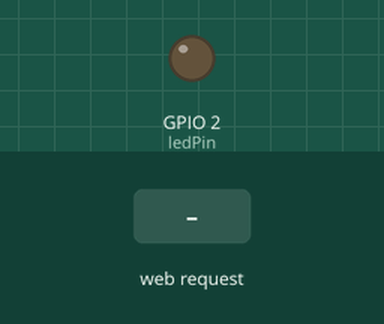
Simulated run of this sketch. Board: ESP8266 (NodeMCU). Shown: output pins drawn as LEDs (lit = HIGH). Inputs (shaded band) come from the test bench. What the sketch prints to the serial monitor is not drawn.

Above: at 1.2 s.
1.3 s: HTTP request GET /on received
At 2.5 s:
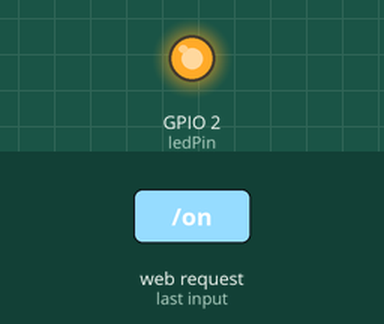
2.8 s: HTTP request GET /off received
At 3.8 s:
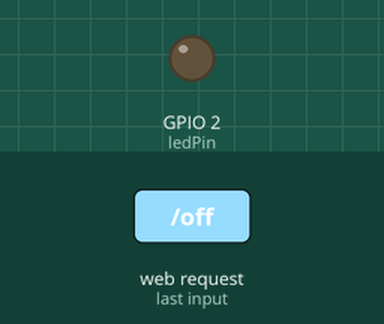
Timing chart, 0 to 5.8 s (numbered marks = the images above; inputs shaded):
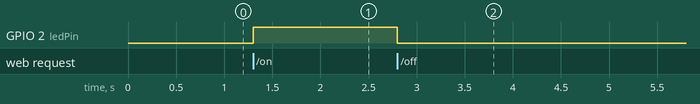

Measured:
- after the input at 1.3 s, GPIO 2 (ledPin): LOW → HIGH at once
- after the input at 2.8 s, GPIO 2 (ledPin): HIGH → LOW at once

The sketch:

wifi_led_esp_8266_nodemcu.ino
```cpp
#include <ESP8266WiFi.h>
#include <ESP8266WebServer.h>

const int ledPin = 2; // GPIO pin where the LED is connected
ESP8266WebServer server(80);

void handleRoot() {
  server.send(200, "text/plain", "Use /on to turn the LED on and /off to turn it off");
}

void handleLEDOn() {
  digitalWrite(ledPin, HIGH);
  server.send(200, "text/plain", "LED is ON");
}

void handleLEDOff() {
  digitalWrite(ledPin, LOW);
  server.send(200, "text/plain", "LED is OFF");
}

void setup() {
  Serial.begin(115200);
  WiFi.softAP("ESP8266_LED_Controller");

  pinMode(ledPin, OUTPUT);
  digitalWrite(ledPin, LOW);

  server.on("/", handleRoot);
  server.on("/on", handleLEDOn);
  server.on("/off", handleLEDOff);

  server.begin();
  Serial.println("HTTP server started");
}

void loop() {
  server.handleClient();
}
```
